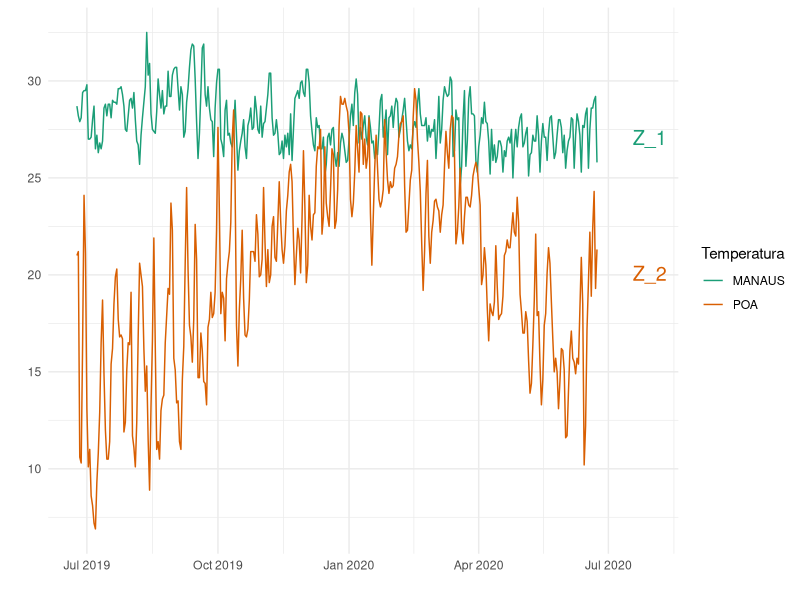
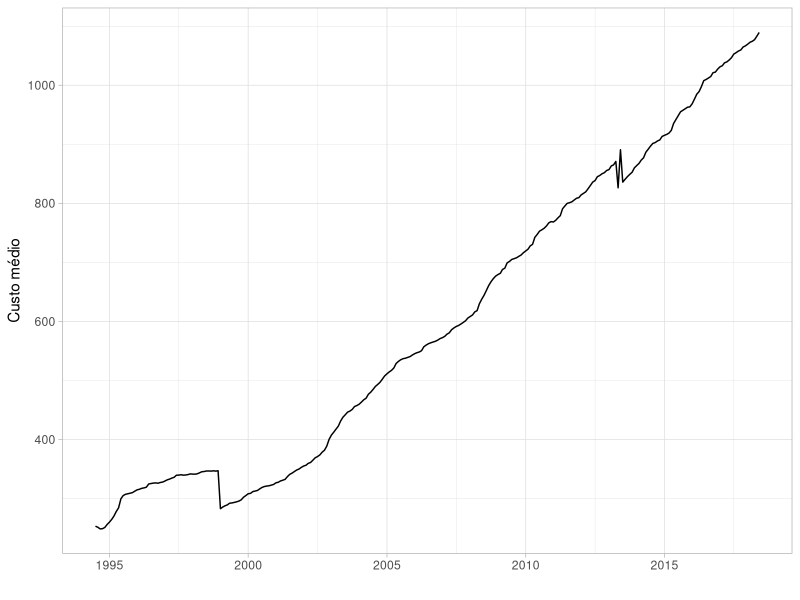
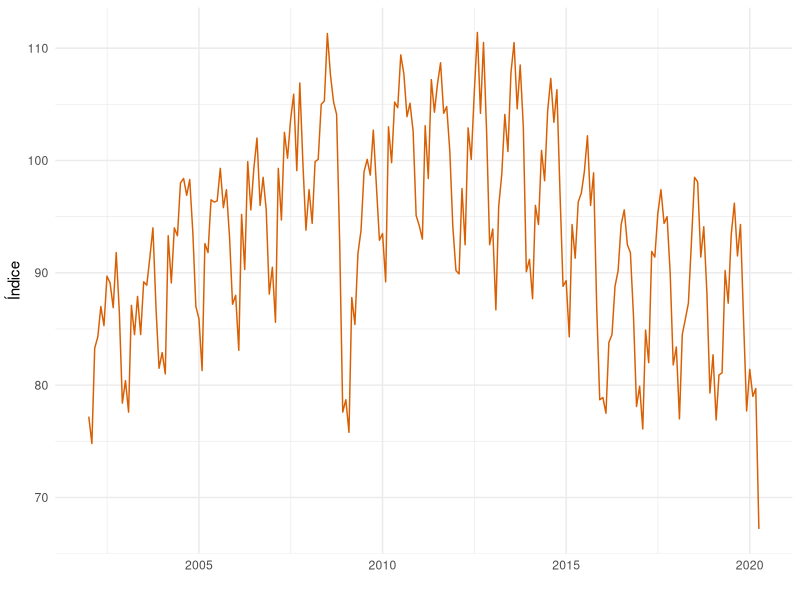

Generate these figures, in order, with R:
## ---- chunk 1
library(readxl)
library(tidyr)
library(dplyr)
library(ggplot2)
## ---- chunk 2
#library(readxl)
#library(tidyr)
#library(dplyr)
#library(ggplot2)
# Dados baixados em 23/06/2020 de
# http://sisdagro.inmet.gov.br/sisdagro/app/monitoramento/bhs

TempPortoAlegreA <- read_excel("Dados/TempPortoAlegreA.xls")
TempManaus <- read_excel("Dados/TempManaus.xls")
DATA=seq(as.Date("2011-01-02"), as.Date("2020-06-23"), by="days")
Temp=data.frame(DATA=DATA,POA=TempPortoAlegreA$TEMPERATURA,
              MANAUS=TempManaus$TEMPERATURA)

df <- Temp[(length(Temp$DATA)-365):length(Temp$DATA),] %>%
  select(DATA,POA,MANAUS) %>%
  gather(key = "Temperatura", value = "valor", -DATA)

ggplot(df, aes(x = DATA, y = valor)) + 
  geom_line(aes(color = Temperatura), size = 0.5) +
  scale_color_manual(values = c("#1B9E77", "#D95F02")) +
theme_minimal()+labs( x="", y="")+
  annotate(geom="text", y=27,x=as.Date("2020-07-30"), col="#1B9E77", 
           label="Z_1", parse=T,size =5)+
  annotate(geom="text", y=20,x=as.Date("2020-07-30"), col="#D95F02", 
           label="Z_2", parse=T,size =5)
## ---- chunk 3
#library(readxl)
#library(ggplot2)
# Dados baixados em 25/06/2020 de
# https://seriesestatisticas.ibge.gov.br/series.aspx?vcodigo=PRECO415&t=custo-medio-m2

custo_medio <- read_excel("Dados/custo_medio_m2.xls")
ggplot(custo_medio, aes(x = data, y = cm)) + 
  geom_line()+ theme_light()+labs( x="", y="Custo médio")

## ---- chunk 4
#library(readxl)
#library(plotly)
#Fonte: "IBGE - Pesquisa Industrial Mensal - Produção Física"
prodind <- read_excel("Dados/ProducaoIndustrial.xls")
ggplot(prodind,aes(x=Data, y=intermediarios))+
  geom_line(col="#D95F02")+
  labs(x = "",y="Índice")+
  theme_minimal()

